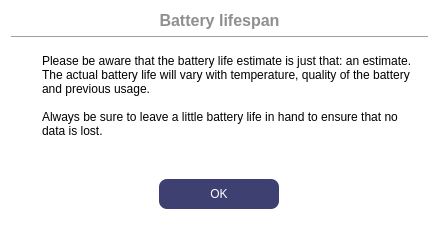
<?xml version="1.0" encoding="UTF-8"?>
<ui version="4.0">
 <class>WEstimatedBattery</class>
 <widget class="QDialog" name="WEstimatedBattery">
  <property name="geometry">
   <rect>
    <x>0</x>
    <y>0</y>
    <width>439</width>
    <height>229</height>
   </rect>
  </property>
  <property name="windowTitle">
   <string>Log data period configuration</string>
  </property>
  <property name="styleSheet">
   <string notr="true">#WEstimatedBattery {
 background-color:white;
 border-radius: 5px;
}
#label{
 color: #3E4072;
 font-weight: 800;
}
#buttonBox{
 background-color: #3E4072;
}
#label_Title{
 color: #8F8F8F;
 font-weight: 600;
}
QLineEdit {
 background-color:#DFDFDF;
 border-radius: 3px;
}
#pushButton_Confirm,
#pushButton_Cancel {
 border: none;
 border-radius: 8px;
}
#pushButton_Confirm {
 color: white;
 background-color: #3E4072;
}
#pushButton_Confirm:hover {
 color: white;
 background-color: #595D89;
}
#pushButton_Cancel {
 background-color: #D8D8D8;
}
#pushButton_Cancel:hover {
 background-color: #ACACAC;
}</string>
  </property>
  <layout class="QVBoxLayout" name="verticalLayout">
   <item>
    <widget class="QLabel" name="label_Title">
     <property name="font">
      <font>
       <pointsize>12</pointsize>
       <fontweight>DemiBold</fontweight>
      </font>
     </property>
     <property name="text">
      <string>Battery lifespan</string>
     </property>
     <property name="alignment">
      <set>Qt::AlignCenter</set>
     </property>
    </widget>
   </item>
   <item>
    <widget class="Line" name="line">
     <property name="orientation">
      <enum>Qt::Horizontal</enum>
     </property>
    </widget>
   </item>
   <item>
    <widget class="QWidget" name="widget" native="true">
     <layout class="QGridLayout" name="gridLayout">
      <property name="horizontalSpacing">
       <number>15</number>
      </property>
      <item row="0" column="0">
       <widget class="QLabel" name="label">
        <property name="maximumSize">
         <size>
          <width>40</width>
          <height>40</height>
         </size>
        </property>
        <property name="text">
         <string/>
        </property>
        <property name="pixmap">
         <pixmap resource="../../../ressource.qrc">:/Logo/Dashboard/Sonde info/info-button.svg</pixmap>
        </property>
        <property name="scaledContents">
         <bool>true</bool>
        </property>
       </widget>
      </item>
      <item row="0" column="1">
       <widget class="QLabel" name="label_2">
        <property name="text">
         <string>Please be aware that the battery life estimate is just that: an estimate. The actual battery life will vary with temperature, quality of the battery and previous usage. 

Always be sure to leave a little battery life in hand to ensure that no data is lost.</string>
        </property>
        <property name="scaledContents">
         <bool>false</bool>
        </property>
        <property name="wordWrap">
         <bool>true</bool>
        </property>
       </widget>
      </item>
     </layout>
    </widget>
   </item>
   <item>
    <spacer name="verticalSpacer">
     <property name="orientation">
      <enum>Qt::Vertical</enum>
     </property>
     <property name="sizeHint" stdset="0">
      <size>
       <width>20</width>
       <height>40</height>
      </size>
     </property>
    </spacer>
   </item>
   <item>
    <widget class="QWidget" name="widget_3" native="true">
     <layout class="QHBoxLayout" name="horizontalLayout">
      <item>
       <widget class="QPushButton" name="pushButton_Confirm">
        <property name="minimumSize">
         <size>
          <width>0</width>
          <height>30</height>
         </size>
        </property>
        <property name="maximumSize">
         <size>
          <width>120</width>
          <height>16777215</height>
         </size>
        </property>
        <property name="text">
         <string>OK</string>
        </property>
       </widget>
      </item>
     </layout>
    </widget>
   </item>
  </layout>
 </widget>
 <resources>
  <include location="../../../ressource.qrc"/>
 </resources>
 <connections>
  <connection>
   <sender>pushButton_Confirm</sender>
   <signal>clicked()</signal>
   <receiver>WEstimatedBattery</receiver>
   <slot>accept()</slot>
   <hints>
    <hint type="sourcelabel">
     <x>235</x>
     <y>188</y>
    </hint>
    <hint type="destinationlabel">
     <x>243</x>
     <y>228</y>
    </hint>
   </hints>
  </connection>
 </connections>
</ui>
